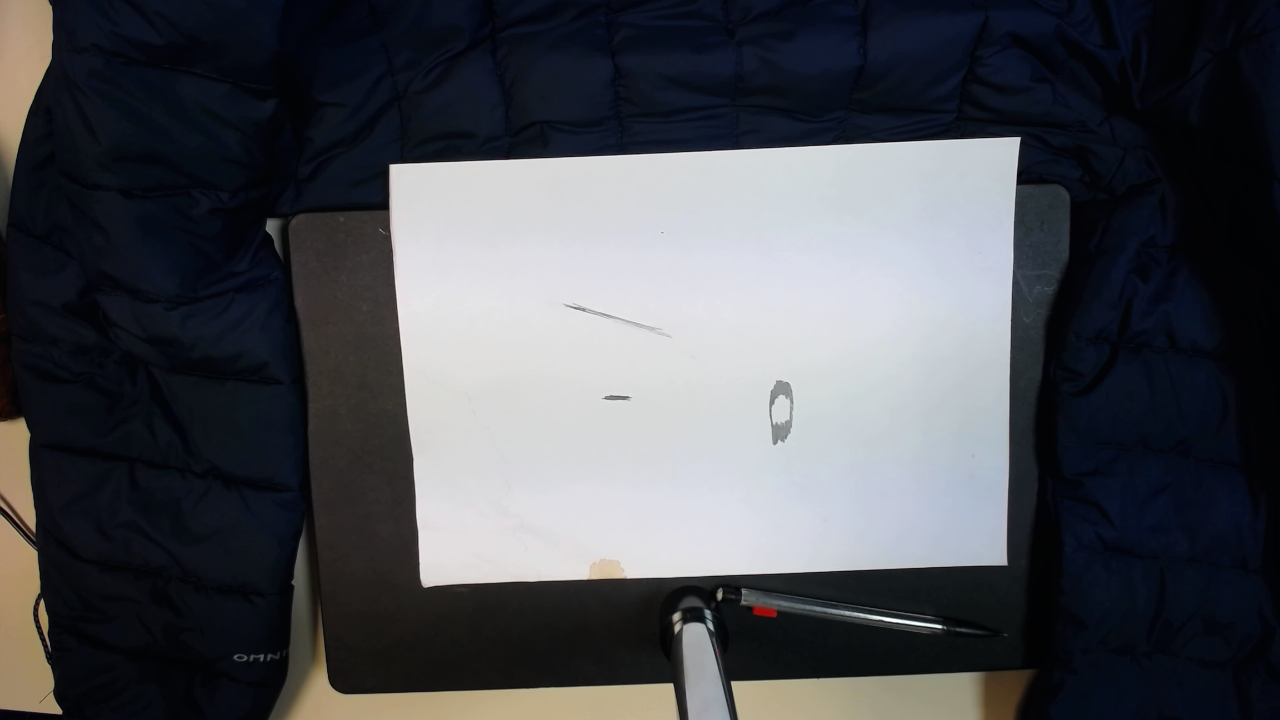
#> input picture vision/screenshot.png, 1280 x 720 px
$ python main.py
#> lines starting #> are read from the running program, lines starting #| are printed output that depends on the picture; after the words box and inside, x2 and y2 are one past the last pixel; in counts of white or black regions, pixels touching at a corner belong together
from imagegrabber import Imagegrabber
import numpy as np
import scipy as sp; from scipy import ndimage
import imageio
import skimage as sk;from skimage import measure,filters, exposure
import matplotlib.pyplot as plt
import os
import cv2


def main():
    grab = Imagegrabber(1)
    grab.takescreenshot()

def mainreco():
    image2base = imageio.imread("screenshot.png")
#> image2base is the input picture: shape (720, 1280, 3); mean R, G, B 76.3, 78.3, 83.5
    image = cv2.cvtColor(image2base, cv2.COLOR_BGR2GRAY)
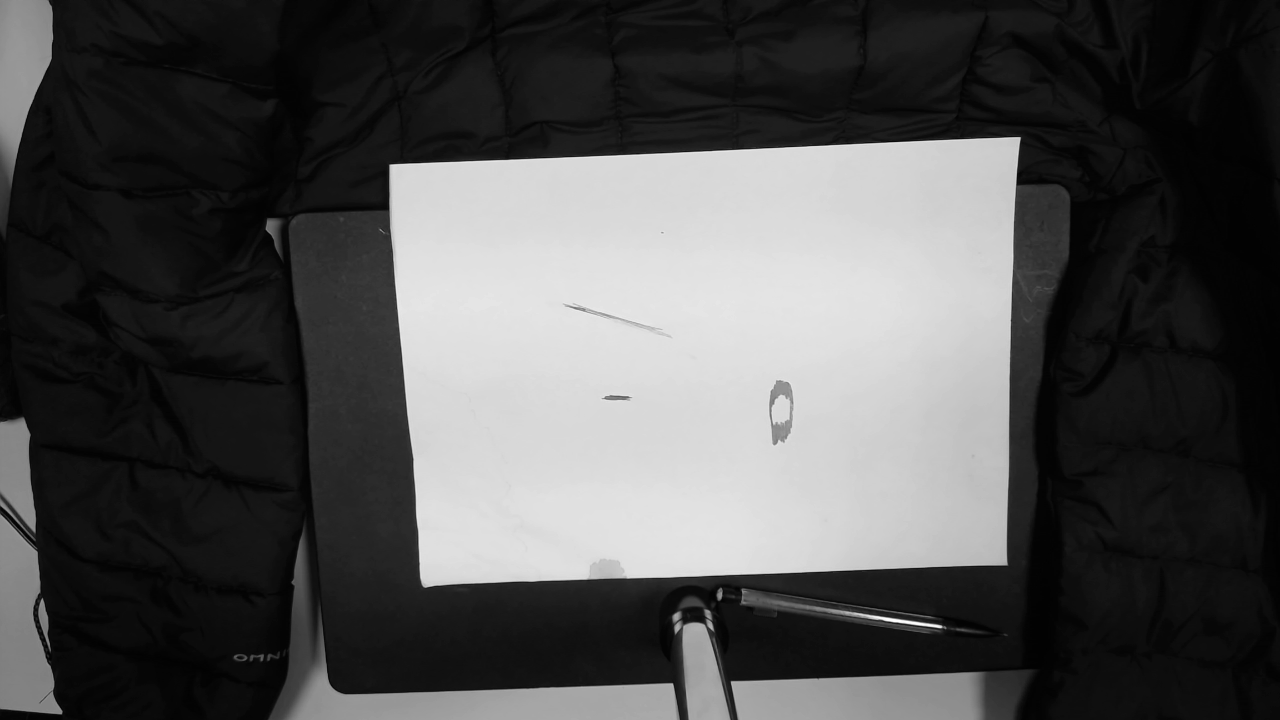
#> image: shape (720, 1280); min 1, max 254, mean 79.6
    #cv2.imshow("gray",image)
    #cv2.waitKey(0)
    equalSeuil = filters.threshold_otsu(image) +60
#> equalSeuil = 172
    thresholded = np.where(image>equalSeuil,255,0).astype('uint8')
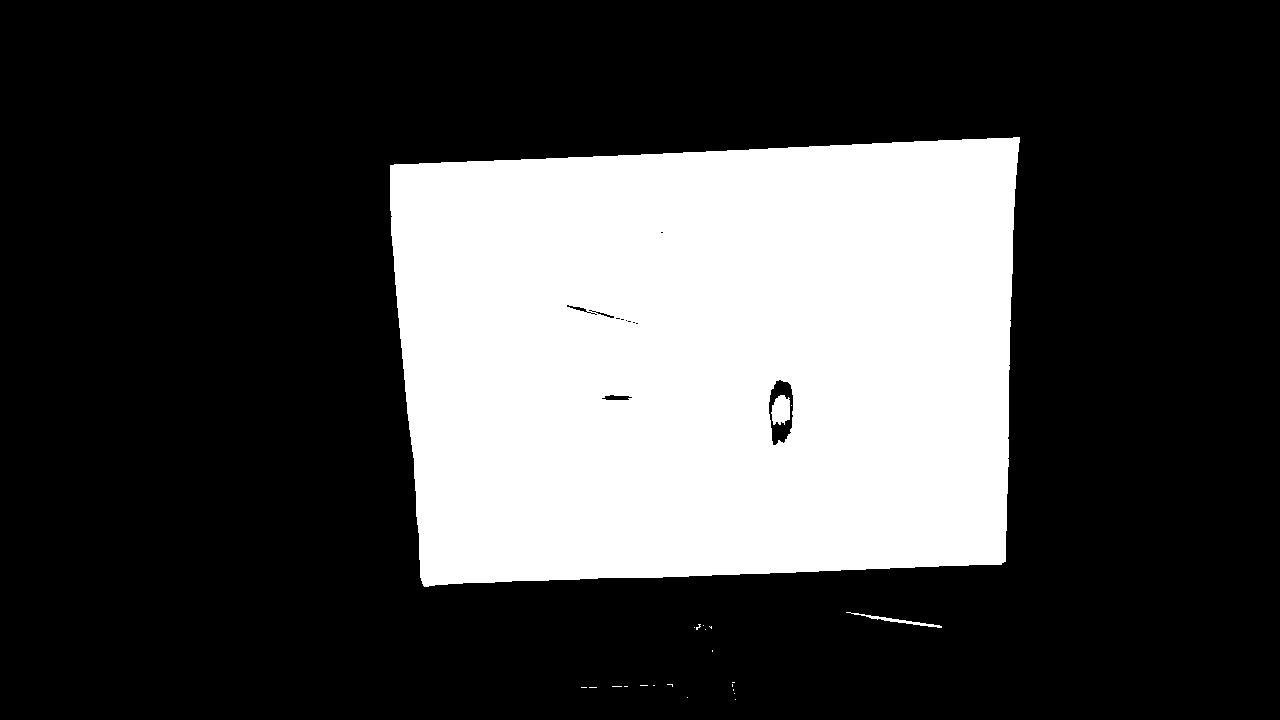
#> thresholded: shape (720, 1280); 27.8% white; 23 white regions (20 under 20 px), largest, box (x1, y1, x2, y2) and area: (390, 137, 1020, 587) 255772, (771, 395, 790, 425) 445, (846, 612, 942, 628) 250
    #print(thresholded)
    #cv2.imshow("thr",thresholded)
    #cv2.waitKey(0)
    imageio.imwrite("thr.png",thresholded)

    connect8 = np.ones((3, 3))
    Ic8, max8 = sp.ndimage.label(thresholded, connect8)
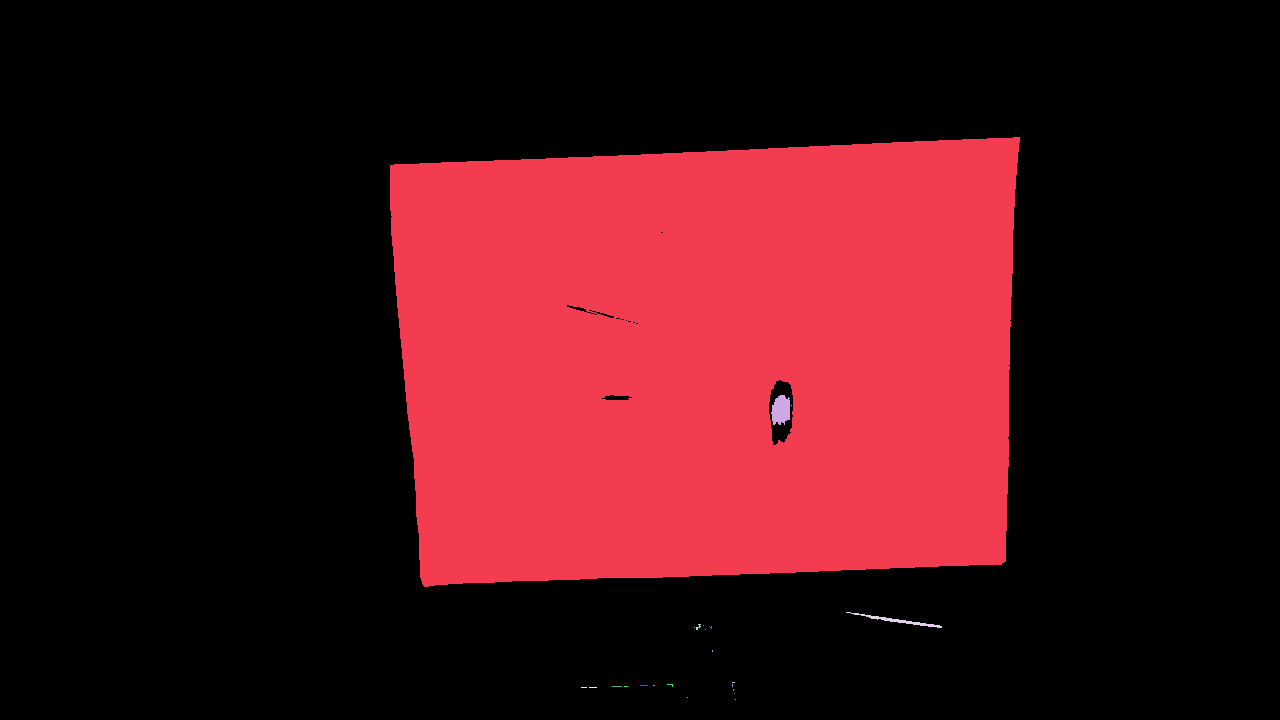
#> Ic8: shape (720, 1280) int32; 24 distinct labels, from 0 to 23; one colour per label, 0 black
#> max8 = 23
    histo, bin = exposure.histogram(Ic8)
#> histo = 24 values, max 665051 at index 0, min 1 at index 3, mean 38400; bin = 24 values from 0 to 23
    idx = np.where(histo == max(histo[1:]))
#> idx = ([1],)
    feuille = np.where(Ic8 == idx[0][0], 255,0)
#> feuille: shape (720, 1280) int64; 27.8% white; 1 white region, box (x1, y1, x2, y2) and area: (390, 137, 1020, 587) 255772
    mask = np.ones((50,50))
    feuille = ndimage.binary_closing(feuille, structure=mask)
#> feuille: shape (720, 1280) bool; 27.9% white; 1 white region, box (x1, y1, x2, y2) and area: (390, 137, 1020, 587) 257220
    #cv2.imshow("feuille",np.where(feuille == 1, 255,0).astype('uint8'))
    #cv2.waitKey(0)

    dessin = cv2.bitwise_and(image2base,image2base, mask=feuille.astype('uint8'))
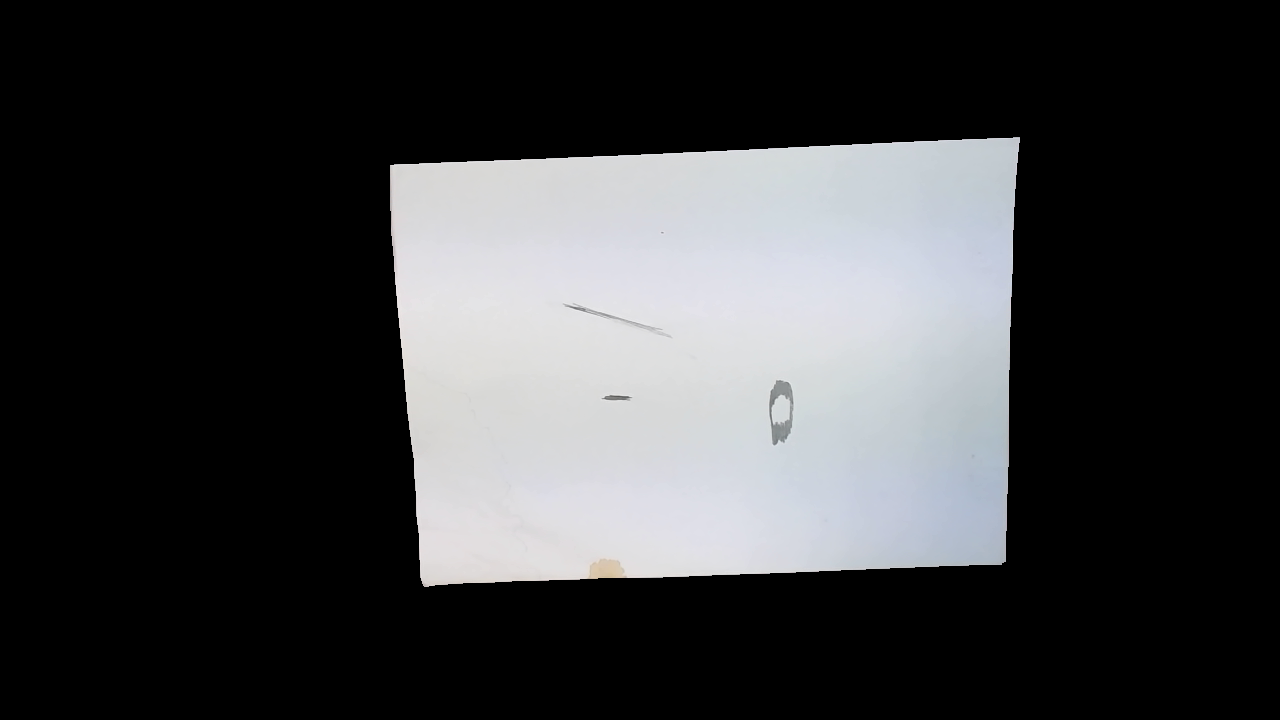
#> dessin: shape (720, 1280, 3); mean R, G, B 59.2, 60, 61.4
    #_, f2 = cv2.threshold(f0, 255, 0, cv2.THRESH_BINARY + cv2.THRESH_OTSU)
#> (the run stopped early here; a loop or call above may not have finished)
